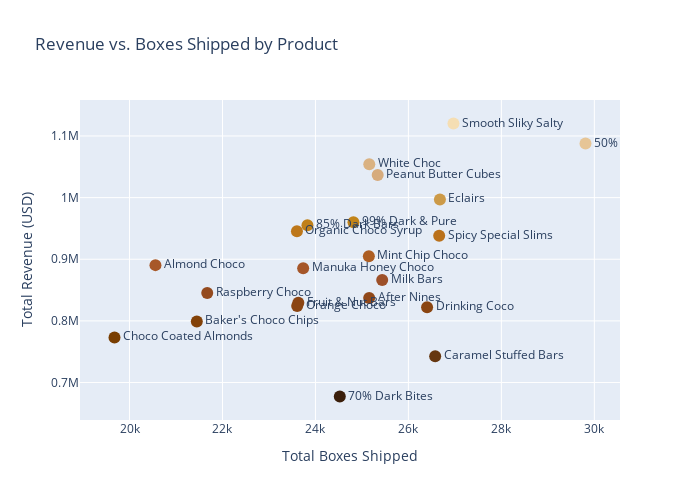

Write notebook code for a chart like this one.
### Markdown cell above
## Visualization 2: Revenue vs. Boxes Shipped by Product

This scatter plot compares revenue against boxes shipped for each product. Products in the upper-right are high-volume, high-revenue stars. Products with high boxes but low revenue may have pricing issues, while those with high revenue but low boxes indicate premium, high-margin items. This directly supports the director's decision on inventory allocation and promotional strategy.

### Code cell
fig = px.scatter(
    product_stats,
    x="Total_Boxes",
    y="Total_Revenue",
    text="Product",
    title="Revenue vs. Boxes Shipped by Product",
    labels={"Total_Boxes": "Total Boxes Shipped", "Total_Revenue": "Total Revenue (USD)"},
    hover_data=["Product", "Total_Revenue", "Total_Boxes"],
    color="Total_Revenue",
    color_continuous_scale=chocolate_colors,
    width=700,
    height=500,
)
fig.update_traces(textposition="middle right", marker=dict(size=12))
fig.update_layout(coloraxis_showscale=False)
fig.show()

### Figure 1 — Plotly figure (JSON) as saved in the notebook; plotly's stock layout.template omitted (floating-point values rounded to 4 significant figures)
{"data": [{"customdata": [["50% Dark Bites"], ["70% Dark Bites"], ["85% Dark Bars"], ["99% Dark & Pure"], ["After Nines"], ["Almond Choco"], ["Baker's Choco Chips"], ["Caramel Stuffed Bars"], ["Choco Coated Almonds"], ["Drinking Coco"], ["Eclairs"], ["Fruit & Nut Bars"], ["Manuka Honey Choco"], ["Milk Bars"], ["Mint Chip Choco"], ["Orange Choco"], ["Organic Choco Syrup"], ["Peanut Butter Cubes"], ["Raspberry Choco"], ["Smooth Sliky Salty"], ["Spicy Special Slims"], ["White Choc"]], "hovertemplate": "Total Boxes Shipped=%{x}<br>Total Revenue (USD)=%{marker.color}<br>Product=%{customdata[0]}<extra></extra>", "legendgroup": "", "marker": {"color": [1088000.0, 677300.0, 955300.0, 960000.0, 837200.0, 890500.0, 799100.0, 742500.0, 773100.0, 822200.0, 996900.0, 829300.0, 885200.0, 866300.0, 905000.0, 824100.0, 945300.0, 1037000.0, 845400.0, 1120000.0, 938100.0, 1054000.0], "coloraxis": "coloraxis", "size": 12, "symbol": "circle"}, "mode": "markers+text", "name": "", "orientation": "v", "showlegend": false, "text": ["50% Dark Bites", "70% Dark Bites", "85% Dark Bars", "99% Dark & Pure", "After Nines", "Almond Choco", "Baker's Choco Chips", "Caramel Stuffed Bars", "Choco Coated Almonds", "Drinking Coco", "Eclairs", "Fruit & Nut Bars", "Manuka Honey Choco", "Milk Bars", "Mint Chip Choco", "Orange Choco", "Organic Choco Syrup", "Peanut Butter Cubes", "Raspberry Choco", "Smooth Sliky Salty", "Spicy Special Slims", "White Choc"], "textposition": "middle right", "type": "scatter", "x": [29810, 24524, 23828, 24818, 25156, 20558, 21448, 26576, 19677, 26402, 26678, 23632, 23736, 25436, 25149, 23607, 23602, 25339, 21672, 26969, 26662, 25158], "xaxis": "x", "y": [1088000.0, 677300.0, 955300.0, 960000.0, 837200.0, 890500.0, 799100.0, 742500.0, 773100.0, 822200.0, 996900.0, 829300.0, 885200.0, 866300.0, 905000.0, 824100.0, 945300.0, 1037000.0, 845400.0, 1120000.0, 938100.0, 1054000.0], "yaxis": "y"}], "layout": {"coloraxis": {"colorbar": {"title": {"text": "Total Revenue (USD)"}}, "colorscale": [[0, "#3B1F0B"], [0.1111, "#5C3317"], [0.2222, "#7B3F00"], [0.3333, "#8B4513"], [0.4444, "#A0522D"], [0.5556, "#B5651D"], [0.6667, "#C68E17"], [0.7778, "#D2A679"], [0.8889, "#DEB887"], [1, "#F5DEB3"]], "showscale": false}, "height": 500, "legend": {"tracegroupgap": 0}, "title": {"text": "Revenue vs. Boxes Shipped by Product"}, "width": 700, "xaxis": {"anchor": "y", "domain": [0, 1], "title": {"text": "Total Boxes Shipped"}}, "yaxis": {"anchor": "x", "domain": [0, 1], "title": {"text": "Total Revenue (USD)"}}}}
